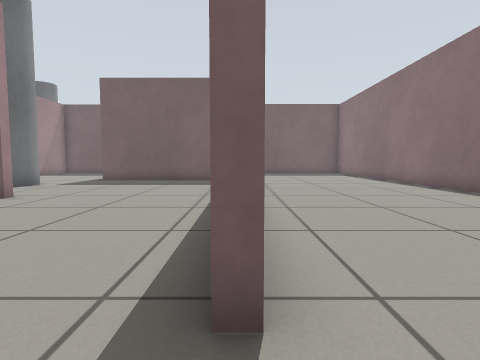
View 1 (above)

24 first-person views from a walk through a world built for the Gazebo simulator. The camera is 0.5 m above the floor, tilts 4° down and sees 80° across. The floor is counted in squares, 0.5 m on a side. Each view is taken from the middle of a square. On the plan, view 1 faces up. The plan holds only what a view shows up to about 11 squares ahead; the rest is blank. The place goes on beyond the plan.

View 2
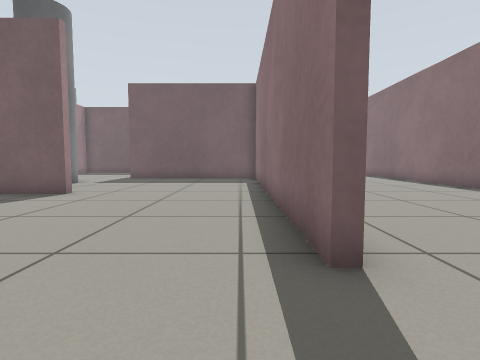

View 3
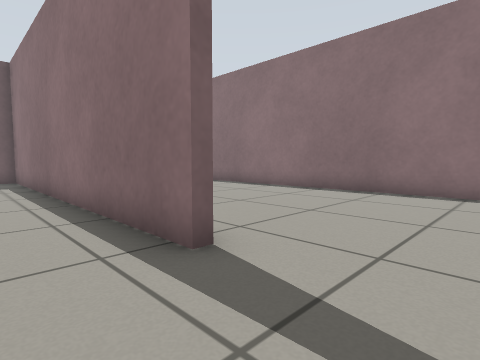

View 4
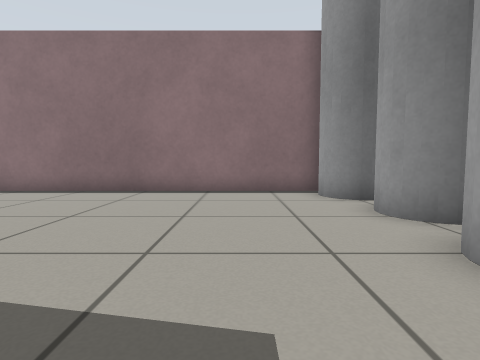

View 5
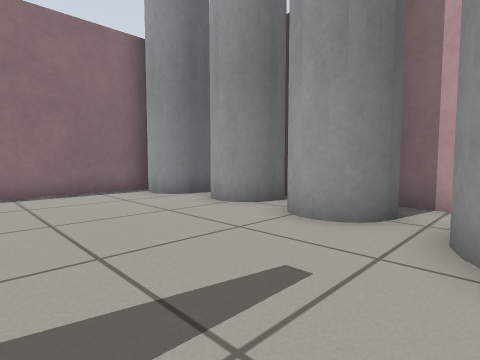

View 6
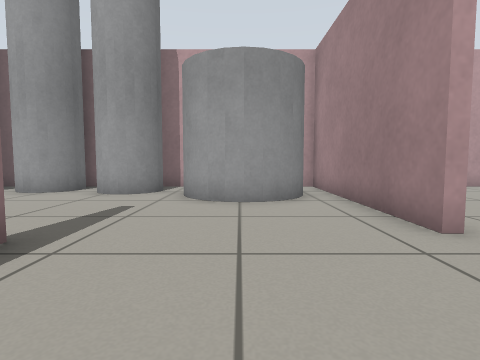

View 7
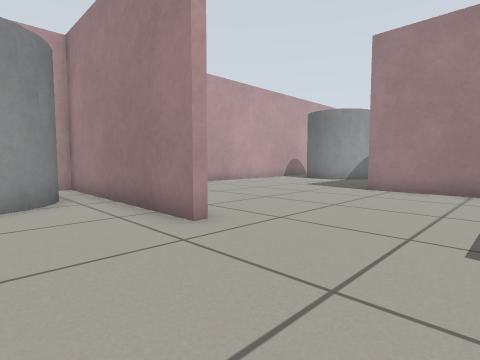

View 8
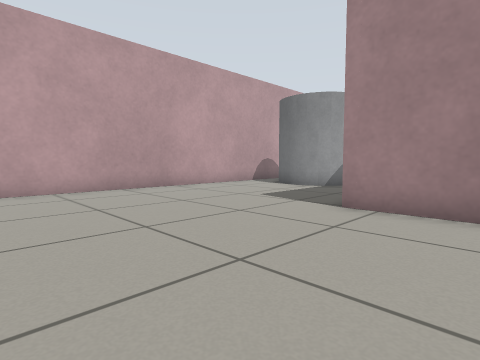

View 9
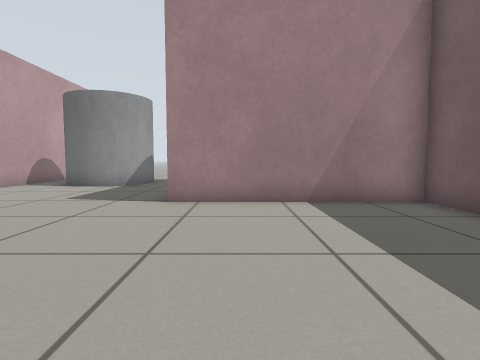

View 10
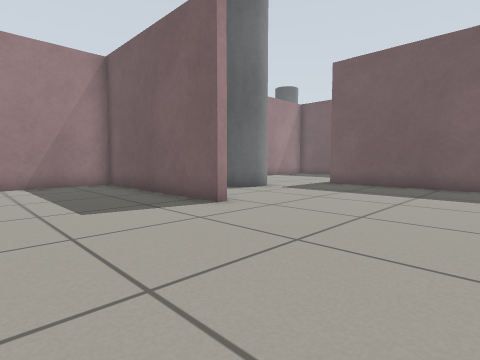

View 11
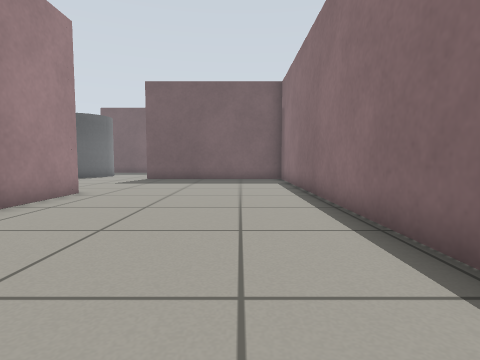

View 12
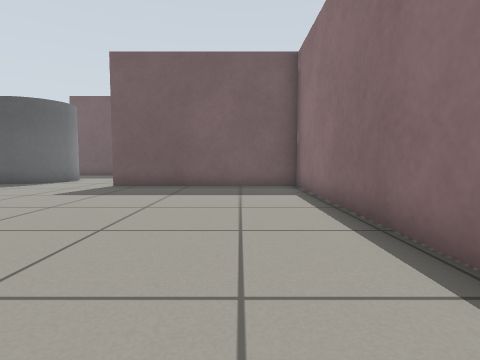

View 13
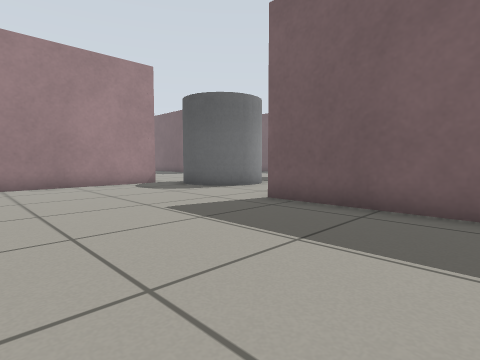

View 14
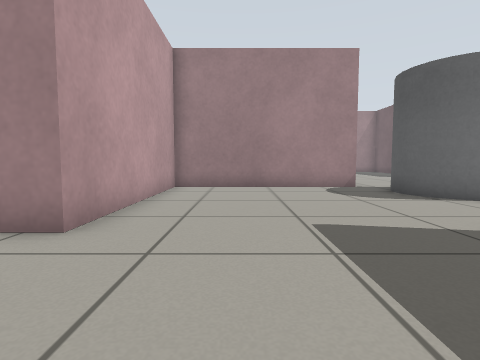

View 15
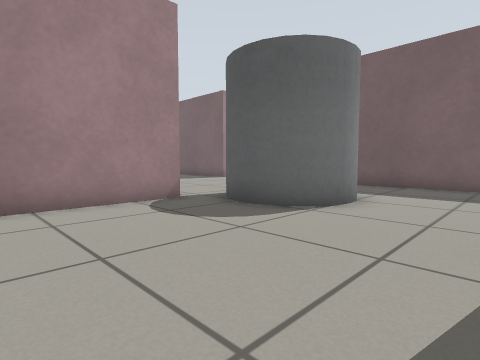

View 16
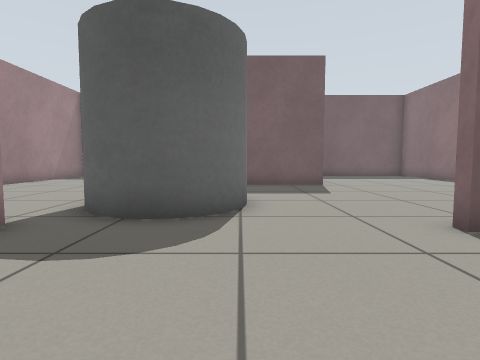

View 17
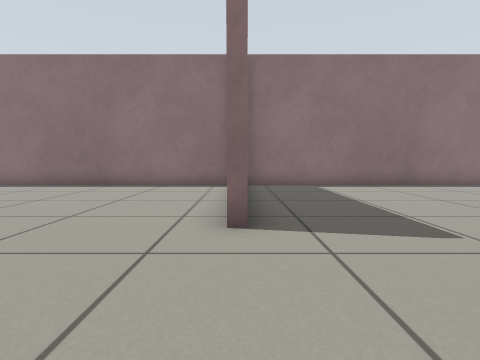

View 18
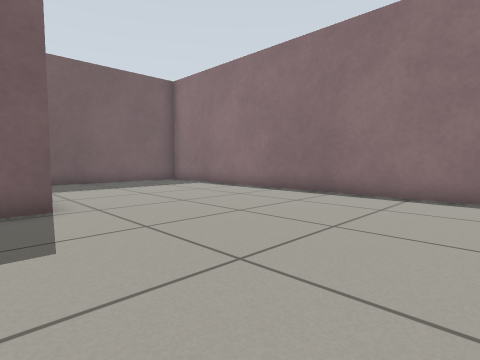

View 19
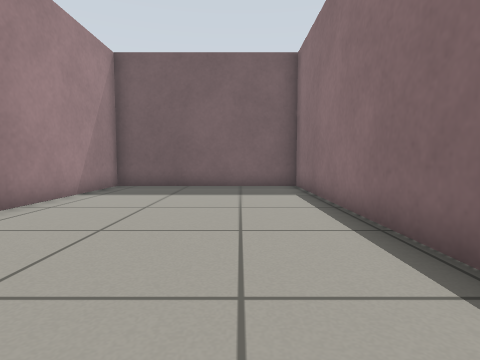

View 20
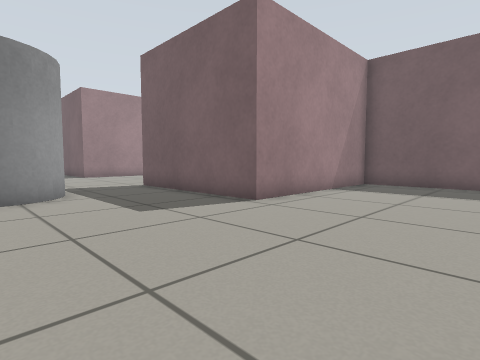

View 21
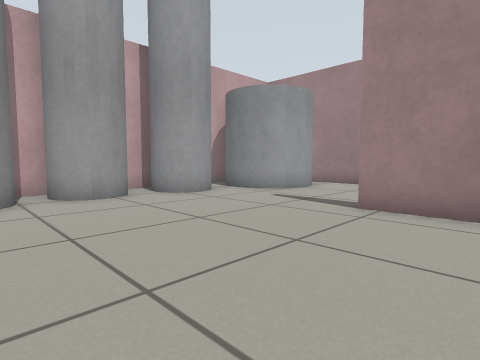

View 22
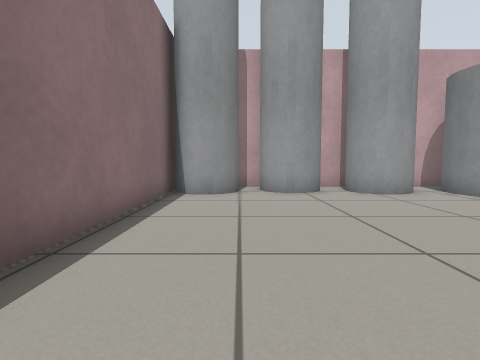

View 23
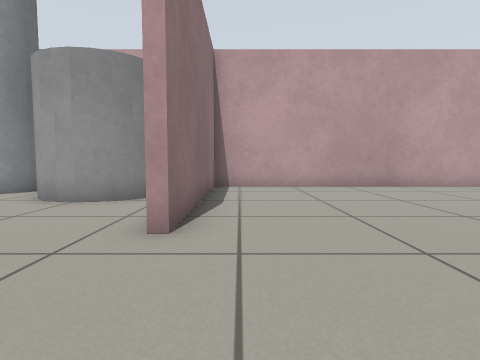

View 24
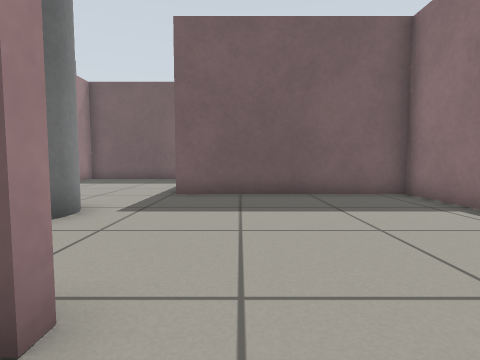

### Floor plan
Key: @ floor where view 1 was taken; # wall or solid block; . floor; C grey cylinder.
Columns run from 17 left of view 1 to 7 right of it. Each row starts with its distance up from view 1.
 35                  ########
 34                  #......#
 33                  #......#
 32                  #......#
 31                  #......#
 30                  #......#
 29                  #......#
 28       ...  .######......#
 27       ... ..............#
 26       ..................#
 25        ....  CC.........#
 24         ...   C.........#
 23         ...C  C.........#
 22          ..CCCC.........#
 21           #.......#######
 20           #.............#
 19           #.............#
 18           #.............#
 17       ....#.............#
 16       ....#.............#
 15        ...########......#
 14         ..########......#
 13         .........#......#
 12          C.......#......#
 11        CCC.......#......#
 10         C........#......#
  9          ........#......#
  8            #.....#......#
  7     ########.....#......#
  6     #............#......#
  5     #............#......#
  4     #............#......#
  3     #............#......#
  2     #............#......#
  1     #......#............#
  0 ...........#.....@......#
 -1 C..........#............#
 -2 C..........#.CCC........#
 -3 C..........#CC CCCC....C#
 -4 C..........#   CCCCCCCCC#
 -5 ...........#.    CCC CC #
 -6 ########################

Positions as (right, up) in squares from view 1, and headings:
1: (0, 0), facing up
2: (-1, -1), facing up
3: (-2, -1), facing up-right
4: (-2, -1), facing right
5: (-2, 1), facing down-right
6: (-3, 5), facing down
7: (-3, 5), facing down-left
8: (-7, 4), facing down-left
9: (-6, 3), facing left
10: (-1, 3), facing up-left
11: (5, 6), facing up
12: (5, 10), facing up
13: (5, 15), facing up-left
14: (4, 17), facing left
15: (0, 17), facing up-left
16: (-3, 17), facing up
17: (-4, 21), facing right
18: (-1, 22), facing up-right
19: (5, 24), facing up
20: (5, 23), facing up-left
21: (6, 4), facing down-left
22: (5, 5), facing down
23: (-7, 5), facing down
24: (-5, 6), facing up
